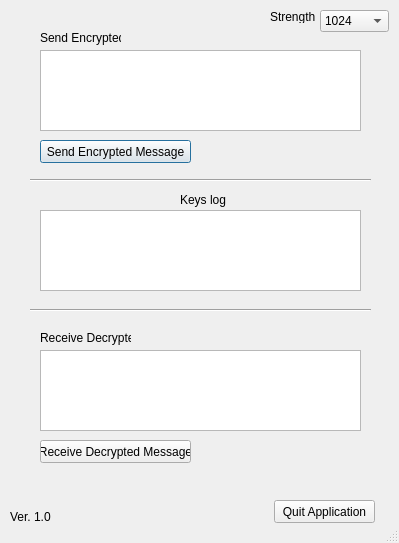
<?xml version="1.0" encoding="UTF-8"?>
<ui version="4.0">
 <author>Jonathan</author>
 <class>Dialog</class>
 <widget class="QDialog" name="Dialog">
  <property name="geometry">
   <rect>
    <x>0</x>
    <y>0</y>
    <width>399</width>
    <height>543</height>
   </rect>
  </property>
  <property name="focusPolicy">
   <enum>Qt::TabFocus</enum>
  </property>
  <property name="contextMenuPolicy">
   <enum>Qt::DefaultContextMenu</enum>
  </property>  <property name="acceptDrops">
   <bool>false</bool>
  </property><property name="windowTitle">
   <string>Cryptographic Messaging Tool  by Jonathan H. and fullarray</string>
  </property>
  <property name="sizeGripEnabled">
   <bool>true</bool>
  </property>
  <property name="modal">
   <bool>false</bool>
  </property>
  <widget class="QPushButton" name="pushButtonSendEncryptedMessage">
   <property name="geometry">
    <rect>
     <x>40</x>
     <y>140</y>
     <width>151</width>
     <height>23</height>
    </rect>
   </property>
   <property name="text">
    <string>Send Encrypted Message</string>
   </property>
  </widget>
  <widget class="QPushButton" name="pushButtonReceiveDecryptedMessage">
   <property name="geometry">
    <rect>
     <x>40</x>
     <y>440</y>
     <width>151</width>
     <height>23</height>
    </rect>
   </property>
   <property name="text">
    <string>Receive Decrypted Message</string>
   </property>
  </widget>
  <widget class="Line" name="lineTop">
   <property name="geometry">
    <rect>
     <x>30</x>
     <y>170</y>
     <width>341</width>
     <height>20</height>
    </rect>
   </property>
   <property name="orientation">
    <enum>Qt::Horizontal</enum>
   </property>
  </widget>
  <widget class="QTextEdit" name="textEditEncryptedCommunicationHistory">
   <property name="geometry">
    <rect>
     <x>40</x>
     <y>210</y>
     <width>321</width>
     <height>81</height>
    </rect>
   </property>
  </widget>
  <widget class="Line" name="lineBottom">
   <property name="geometry">
    <rect>
     <x>30</x>
     <y>300</y>
     <width>341</width>
     <height>20</height>
    </rect>
   </property>
   <property name="orientation">
    <enum>Qt::Horizontal</enum>
   </property>
  </widget>
  <widget class="QLabel" name="labelCipherTextLog">
   <property name="geometry">
    <rect>
     <x>180</x>
     <y>190</y>
     <width>91</width>
     <height>20</height>
    </rect>
   </property>
   <property name="text">
    <string>Keys log</string>
   </property>
  </widget>
  <widget class="QTextEdit" name="textEditSendEncryptedMessage">
   <property name="geometry">
    <rect>
     <x>40</x>
     <y>50</y>
     <width>321</width>
     <height>81</height>
    </rect>
   </property>
  </widget>
  <widget class="QTextEdit" name="textEditReceiveDecryptedMessage">
   <property name="geometry">
    <rect>
     <x>40</x>
     <y>350</y>
     <width>321</width>
     <height>81</height>
    </rect>
   </property>
  </widget>
  <widget class="QLabel" name="labelSendEncrypted">
   <property name="geometry">
    <rect>
     <x>40</x>
     <y>30</y>
     <width>81</width>
     <height>16</height>
    </rect>
   </property>
   <property name="text">
    <string>Send Encrypted</string>
   </property>
  </widget>
  <widget class="QLabel" name="labelReceiveDecrypted">
   <property name="geometry">
    <rect>
     <x>40</x>
     <y>330</y>
     <width>91</width>
     <height>16</height>
    </rect>
   </property>
   <property name="text">
    <string>Receive Decrypted</string>
   </property>
  </widget>
  <widget class="QPushButton" name="pushButtonQuitApplication">
   <property name="geometry">
    <rect>
     <x>274</x>
     <y>500</y>
     <width>101</width>
     <height>23</height>
    </rect>
   </property>
   <property name="text">
    <string>Quit Application</string>
   </property>
  </widget>
  <widget class="QLabel" name="label">
   <property name="geometry">
    <rect>
     <x>10</x>
     <y>510</y>
     <width>47</width>
     <height>13</height>
    </rect>
   </property>
   <property name="text">
    <string>Ver. 1.0</string>
   </property>
  </widget>
  <widget class="QComboBox" name="comboBoxKeyStrength">
   <property name="geometry">
    <rect>
     <x>320</x>
     <y>10</y>
     <width>69</width>
     <height>22</height>
    </rect>
   </property>
   <item>
    <property name="text">
     <string>1024</string>
    </property>
   </item>
   <item>
    <property name="text">
     <string>2048</string>
    </property>
   </item>
  </widget>
  <widget class="QLabel" name="label_2">
   <property name="geometry">
    <rect>
     <x>270</x>
     <y>10</y>
     <width>47</width>
     <height>13</height>
    </rect>
   </property>
   <property name="contextMenuPolicy">
    <enum>Qt::NoContextMenu</enum>
   </property>
   <property name="text">
    <string>Strength</string>
   </property>
  </widget>
 </widget>
 <includes>
  <include location="local">Home</include>
 </includes>
 <resources/>
 <connections/>
 <designerdata>
  <property name="gridDeltaX">
   <number>10</number>
  </property>
  <property name="gridDeltaY">
   <number>10</number>
  </property>
  <property name="gridSnapX">
   <bool>true</bool>
  </property>
  <property name="gridSnapY">
   <bool>true</bool>
  </property>
  <property name="gridVisible">
   <bool>true</bool>
  </property>
 </designerdata>
</ui>
